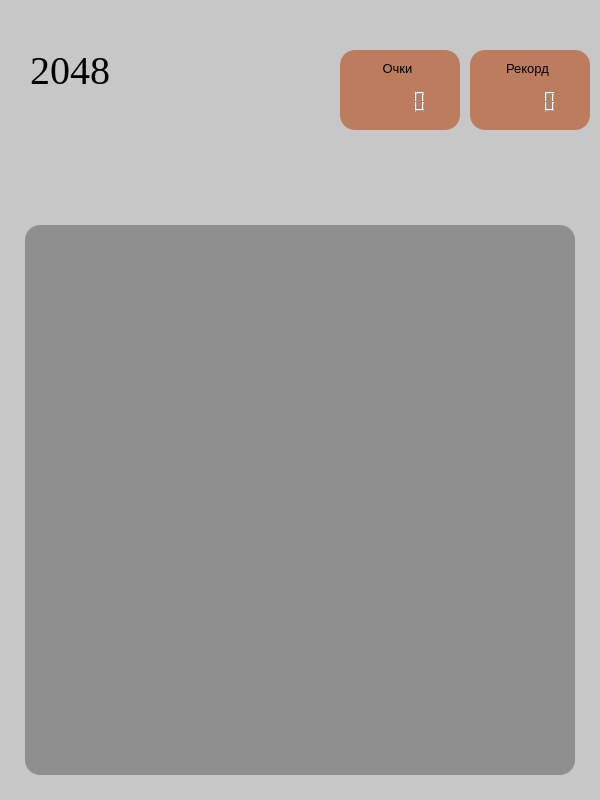
<?xml version="1.0" encoding="UTF-8"?>
<ui version="4.0">
 <class>Form</class>
 <widget class="QWidget" name="Form">
  <property name="geometry">
   <rect>
    <x>0</x>
    <y>0</y>
    <width>600</width>
    <height>800</height>
   </rect>
  </property>
  <property name="windowTitle">
   <string>Form</string>
  </property>
  <property name="styleSheet">
   <string notr="true">background-color: rgb(199, 199, 199);

</string>
  </property>
  <widget class="QLabel" name="label">
   <property name="geometry">
    <rect>
     <x>30</x>
     <y>50</y>
     <width>100</width>
     <height>40</height>
    </rect>
   </property>
   <property name="font">
    <font>
     <family>Times New Roman</family>
     <pointsize>30</pointsize>
     <weight>50</weight>
     <bold>false</bold>
    </font>
   </property>
   <property name="text">
    <string>2048</string>
   </property>
  </widget>
  <widget class="QFrame" name="chet_frame">
   <property name="geometry">
    <rect>
     <x>340</x>
     <y>50</y>
     <width>120</width>
     <height>80</height>
    </rect>
   </property>
   <property name="styleSheet">
    <string notr="true">background-color: rgb(188, 125, 94);
border-radius: 15px;</string>
   </property>
   <property name="frameShape">
    <enum>QFrame::StyledPanel</enum>
   </property>
   <property name="frameShadow">
    <enum>QFrame::Raised</enum>
   </property>
   <widget class="QLabel" name="label_2">
    <property name="geometry">
     <rect>
      <x>30</x>
      <y>10</y>
      <width>55</width>
      <height>16</height>
     </rect>
    </property>
    <property name="font">
     <font>
      <pointsize>10</pointsize>
     </font>
    </property>
    <property name="text">
     <string>Очки</string>
    </property>
    <property name="alignment">
     <set>Qt::AlignCenter</set>
    </property>
   </widget>
   <widget class="QLCDNumber" name="lcdn_now_points">
    <property name="geometry">
     <rect>
      <x>10</x>
      <y>40</y>
      <width>100</width>
      <height>23</height>
     </rect>
    </property>
   </widget>
  </widget>
  <widget class="QFrame" name="chet_frame_2">
   <property name="geometry">
    <rect>
     <x>470</x>
     <y>50</y>
     <width>120</width>
     <height>80</height>
    </rect>
   </property>
   <property name="styleSheet">
    <string notr="true">background-color: rgb(188, 125, 94);
border-radius: 15px;</string>
   </property>
   <property name="frameShape">
    <enum>QFrame::StyledPanel</enum>
   </property>
   <property name="frameShadow">
    <enum>QFrame::Raised</enum>
   </property>
   <widget class="QLabel" name="label_3">
    <property name="geometry">
     <rect>
      <x>30</x>
      <y>10</y>
      <width>55</width>
      <height>16</height>
     </rect>
    </property>
    <property name="font">
     <font>
      <pointsize>10</pointsize>
     </font>
    </property>
    <property name="text">
     <string>Рекорд</string>
    </property>
    <property name="alignment">
     <set>Qt::AlignCenter</set>
    </property>
   </widget>
   <widget class="QLCDNumber" name="lcdn_record_points">
    <property name="geometry">
     <rect>
      <x>10</x>
      <y>40</y>
      <width>100</width>
      <height>23</height>
     </rect>
    </property>
   </widget>
  </widget>
  <widget class="QFrame" name="frame_with_buts">
   <property name="geometry">
    <rect>
     <x>25</x>
     <y>225</y>
     <width>550</width>
     <height>550</height>
    </rect>
   </property>
   <property name="styleSheet">
    <string notr="true">background-color: rgb(143, 143, 143);
border-radius: 15px;</string>
   </property>
   <property name="frameShape">
    <enum>QFrame::StyledPanel</enum>
   </property>
   <property name="frameShadow">
    <enum>QFrame::Raised</enum>
   </property>
  </widget>
 </widget>
 <resources/>
 <connections/>
</ui>
